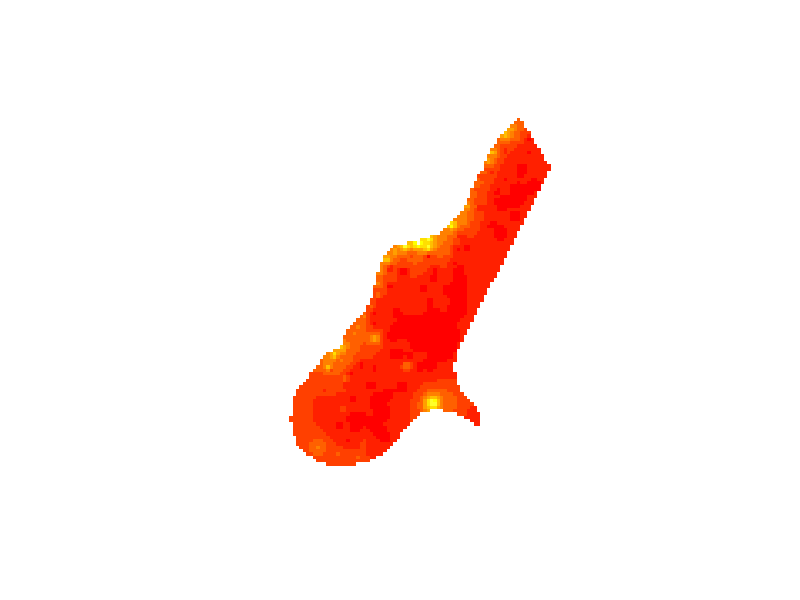

This chart was generated by the following R code:
library(sp)


### Name: read.asciigrid
### Title: read/write to/from (ESRI) asciigrid format
### Aliases: read.asciigrid write.asciigrid
### Keywords: programming

### ** Examples

x <- read.asciigrid(system.file("external/test.ag", package="sp")[1])
class(x)
image(x)
